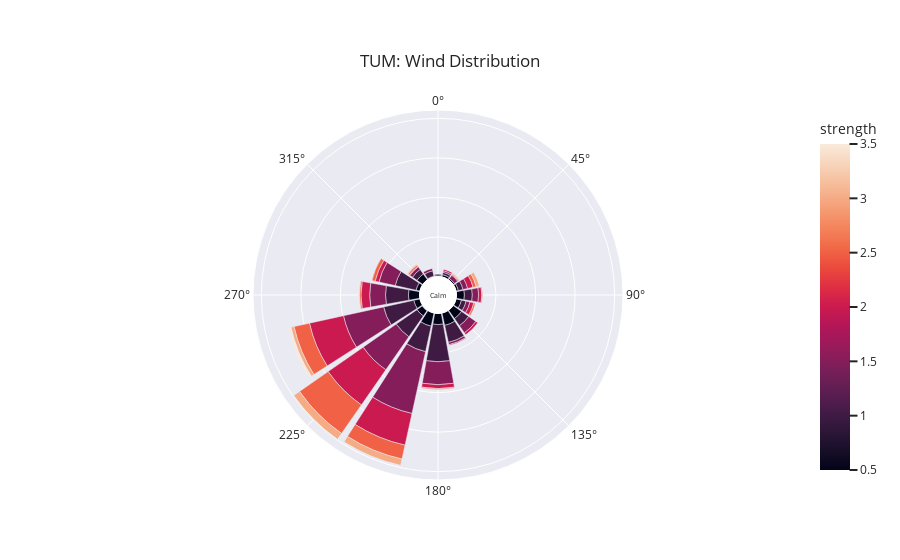
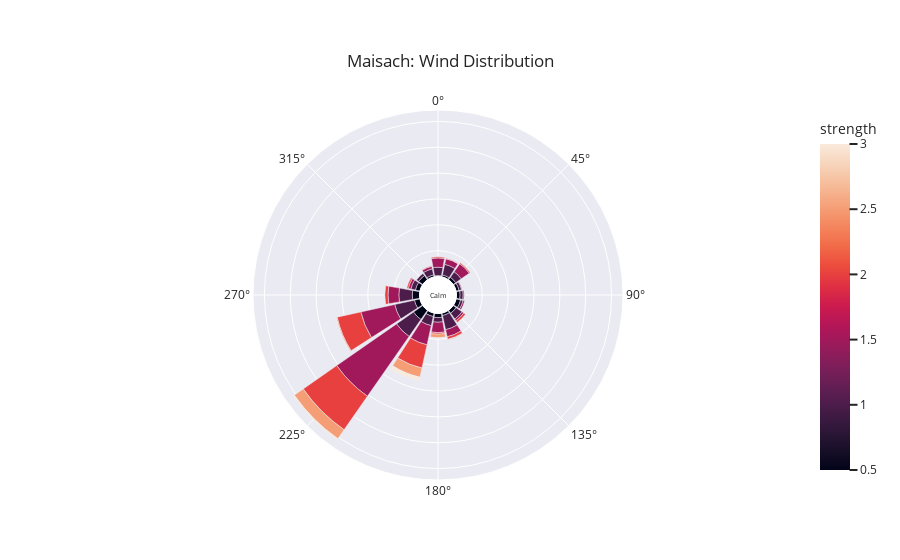
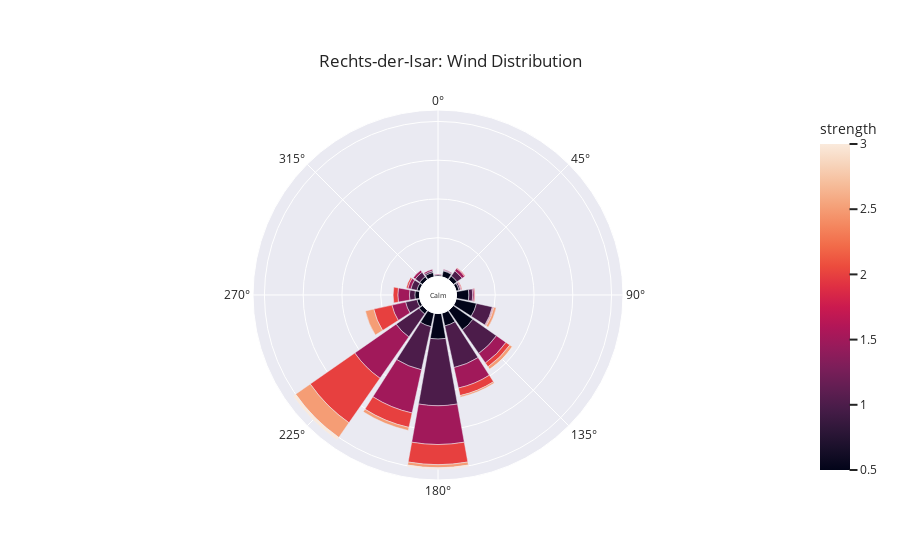
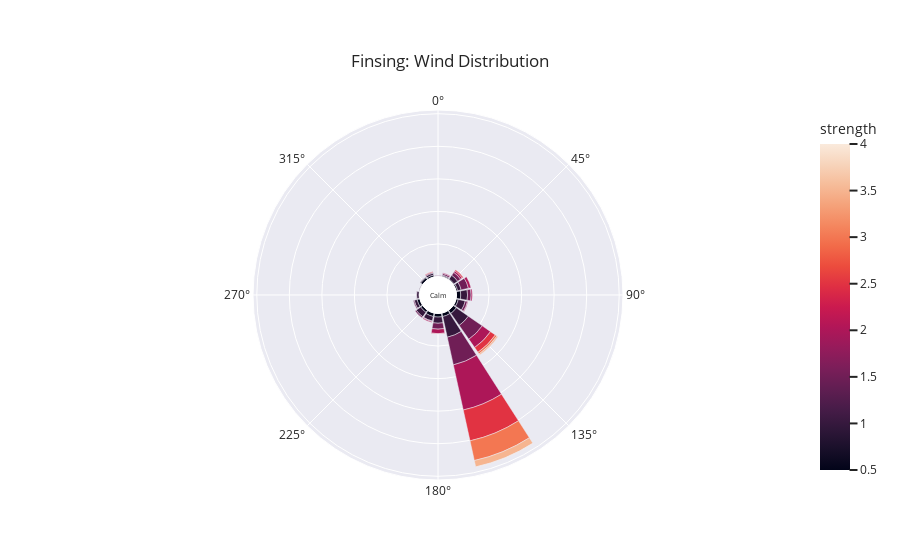

Notebook code for these charts, in order:
### Code cell
# plot wind at 3m pole inlet
plot_wind_rose(df,6, 'TUM')
# Maisach
plot_wind_rose(df,1, 'Maisach')
# Rechts-der-Isar
plot_wind_rose(df,2, 'Rechts-der-Isar')
# Finsing
plot_wind_rose(df,15, 'Finsing')
# Großhadern
plot_wind_rose(df,4, 'Großhadern')
# Großhadern
plot_wind_rose(df,5, 'Pasing')
# Feldkirchen
plot_wind_rose(df,7, 'Feldkirchen')
# Taufkirchen
plot_wind_rose(df,8, 'Taufkirchen')
# Finsing
plot_wind_rose(df,14, 'DLR')

### Figure 1 — Plotly figure (JSON) as saved in the notebook; plotly's stock layout.template omitted (floating-point values rounded to 4 significant figures)
{"data": [{"hovertemplate": "count=%{r}<br>cardinal_direction=%{theta}<br>strength=%{marker.color}<extra></extra>", "legendgroup": "", "marker": {"color": [null, 0.5, 0.5, 0.5, 0.5, 0.5, 0.5, 0.5, 0.5, 0.5, 0.5, 0.5, 0.5, 0.5, 0.5, 0.5, 0.5, 1, 1, 1, 1, 1, 1, 1, 1, 1, 1, 1, 1, 1, 1, 1, 1.5, 1.5, 1.5, 1.5, 1.5, 1.5, 1.5, 1.5, 1.5, 1.5, 1.5, 1.5, 1.5, 1.5, 1.5, 2, 2, 2, 2, 2, 2, 2, 2, 2, 2, 2, 2, 2, 2, 2.5, 2.5, 2.5, 2.5, 2.5, 2.5, 2.5, 2.5, 2.5, 2.5, 2.5, 3, 3, 3, 3, 3, 3, 3, 3.5, 3.5, 3.5], "coloraxis": "coloraxis", "pattern": {"shape": ""}}, "name": "", "r": [1, 7, 2, 8, 1, 10, 16, 3, 2, 14, 8, 9, 17, 13, 3, 5, 14, 10, 47, 29, 32, 33, 1, 39, 6, 7, 3, 11, 7, 6, 27, 22, 52, 29, 4, 3, 5, 20, 80, 5, 8, 2, 51, 21, 6, 11, 3, 1, 54, 5, 41, 1, 44, 5, 2, 3, 11, 4, 7, 1, 5, 4, 4, 2, 44, 1, 20, 1, 2, 18, 1, 2, 4, 1, 9, 4, 1, 1, 8, 1, 3, 1], "showlegend": false, "subplot": "polar", "theta": [225, 112.5, 45, 247.5, 337.5, 90, 157.5, 22.5, 0, 270, 225, 315, 202.5, 135, 67.5, 292.5, 180, 90, 180, 270, 225, 202.5, 0, 247.5, 112.5, 337.5, 22.5, 135, 315, 67.5, 292.5, 157.5, 247.5, 180, 315, 157.5, 112.5, 270, 202.5, 45, 90, 22.5, 225, 292.5, 67.5, 135, 337.5, 315, 225, 112.5, 202.5, 45, 247.5, 180, 22.5, 135, 270, 90, 67.5, 157.5, 292.5, 67.5, 292.5, 270, 225, 45, 247.5, 180, 112.5, 202.5, 90, 315, 67.5, 45, 225, 247.5, 270, 315, 202.5, 225, 247.5, 270], "type": "barpolar"}], "layout": {"annotations": [{"font": {"size": 7}, "showarrow": false, "text": "Calm", "x": 0.5, "y": 0.5}], "barmode": "relative", "coloraxis": {"colorbar": {"title": {"text": "strength"}}, "colorscale": [[0, "rgb(2,4,25)"], [0.0625, "rgb(24,15,41)"], [0.125, "rgb(47,23,57)"], [0.1875, "rgb(71,28,72)"], [0.25, "rgb(97,30,82)"], [0.3125, "rgb(123,30,89)"], [0.375, "rgb(150,27,91)"], [0.4375, "rgb(177,22,88)"], [0.5, "rgb(203,26,79)"], [0.5625, "rgb(223,47,67)"], [0.625, "rgb(236,76,61)"], [0.6875, "rgb(242,107,73)"], [0.75, "rgb(244,135,95)"], [0.8125, "rgb(245,162,122)"], [0.875, "rgb(246,188,153)"], [0.9375, "rgb(247,212,187)"], [1, "rgb(250,234,220)"]]}, "legend": {"font": {"size": 14}, "orientation": "h", "tracegroupgap": 0, "x": 0.5, "xanchor": "center", "y": -0.1, "yanchor": "middle"}, "margin": {"t": 110}, "polar": {"angularaxis": {"direction": "clockwise", "rotation": 90}, "domain": {"x": [0, 1], "y": [0, 1]}, "hole": 0.1, "radialaxis": {"linewidth": 0, "showticklabels": false, "ticks": ""}}, "title": {"text": "TUM: Wind Distribution", "xanchor": "center", "yanchor": "top"}}}

### Figure 2 — Plotly figure (JSON) as saved in the notebook; plotly's stock layout.template omitted (floating-point values rounded to 4 significant figures)
{"data": [{"hovertemplate": "count=%{r}<br>cardinal_direction=%{theta}<br>strength=%{marker.color}<extra></extra>", "legendgroup": "", "marker": {"color": [0.5, 0.5, 0.5, 0.5, 0.5, 0.5, 0.5, 0.5, 0.5, 0.5, 0.5, 0.5, 0.5, 0.5, 0.5, 0.5, 1, 1, 1, 1, 1, 1, 1, 1, 1, 1, 1, 1, 1, 1, 1, 1, 1.5, 1.5, 1.5, 1.5, 1.5, 1.5, 1.5, 1.5, 1.5, 1.5, 1.5, 1.5, 1.5, 1.5, 1.5, 2, 2, 2, 2, 2, 2, 2, 2, 2, 2, 2, 2, 2.5, 2.5, 2.5, 2.5, 2.5, 3, 3, 3, 3], "coloraxis": "coloraxis", "pattern": {"shape": ""}}, "name": "", "r": [10, 4, 7, 14, 7, 2, 9, 5, 7, 22, 8, 6, 4, 6, 9, 11, 6, 5, 14, 40, 12, 39, 13, 21, 16, 9, 9, 5, 26, 18, 5, 28, 5, 3, 1, 4, 14, 141, 11, 19, 5, 21, 38, 20, 67, 18, 2, 1, 3, 47, 79, 6, 3, 1, 2, 2, 5, 4, 46, 2, 21, 7, 18, 1, 1, 1, 3, 7], "showlegend": false, "subplot": "polar", "theta": [315, 22.5, 135, 270, 202.5, 0, 292.5, 157.5, 90, 225, 180, 67.5, 337.5, 45, 112.5, 247.5, 90, 67.5, 135, 225, 337.5, 247.5, 45, 22.5, 0, 180, 292.5, 315, 270, 202.5, 112.5, 157.5, 292.5, 112.5, 67.5, 135, 157.5, 225, 22.5, 45, 337.5, 270, 202.5, 180, 247.5, 0, 90, 337.5, 180, 247.5, 225, 270, 292.5, 22.5, 0, 45, 157.5, 135, 202.5, 247.5, 225, 180, 202.5, 157.5, 247.5, 180, 225, 202.5], "type": "barpolar"}], "layout": {"annotations": [{"font": {"size": 7}, "showarrow": false, "text": "Calm", "x": 0.5, "y": 0.5}], "barmode": "relative", "coloraxis": {"colorbar": {"title": {"text": "strength"}}, "colorscale": [[0, "rgb(2,4,25)"], [0.0625, "rgb(24,15,41)"], [0.125, "rgb(47,23,57)"], [0.1875, "rgb(71,28,72)"], [0.25, "rgb(97,30,82)"], [0.3125, "rgb(123,30,89)"], [0.375, "rgb(150,27,91)"], [0.4375, "rgb(177,22,88)"], [0.5, "rgb(203,26,79)"], [0.5625, "rgb(223,47,67)"], [0.625, "rgb(236,76,61)"], [0.6875, "rgb(242,107,73)"], [0.75, "rgb(244,135,95)"], [0.8125, "rgb(245,162,122)"], [0.875, "rgb(246,188,153)"], [0.9375, "rgb(247,212,187)"], [1, "rgb(250,234,220)"]]}, "legend": {"font": {"size": 14}, "orientation": "h", "tracegroupgap": 0, "x": 0.5, "xanchor": "center", "y": -0.1, "yanchor": "middle"}, "margin": {"t": 110}, "polar": {"angularaxis": {"direction": "clockwise", "rotation": 90}, "domain": {"x": [0, 1], "y": [0, 1]}, "hole": 0.1, "radialaxis": {"linewidth": 0, "showticklabels": false, "ticks": ""}}, "title": {"text": "Maisach: Wind Distribution", "xanchor": "center", "yanchor": "top"}}}

### Figure 3 — Plotly figure (JSON) as saved in the notebook; plotly's stock layout.template omitted (floating-point values rounded to 4 significant figures)
{"data": [{"hovertemplate": "count=%{r}<br>cardinal_direction=%{theta}<br>strength=%{marker.color}<extra></extra>", "legendgroup": "", "marker": {"color": [0.5, 0.5, 0.5, 0.5, 0.5, 0.5, 0.5, 0.5, 0.5, 0.5, 0.5, 0.5, 0.5, 0.5, 0.5, 0.5, 1, 1, 1, 1, 1, 1, 1, 1, 1, 1, 1, 1, 1, 1, 1, 1.5, 1.5, 1.5, 1.5, 1.5, 1.5, 1.5, 1.5, 1.5, 1.5, 1.5, 1.5, 1.5, 1.5, 1.5, 1.5, 2, 2, 2, 2, 2, 2, 2, 2, 2, 2, 2, 2, 2.5, 2.5, 2.5, 2.5, 2.5, 2.5, 2.5, 3, 3, 3], "coloraxis": "coloraxis", "pattern": {"shape": ""}}, "name": "", "r": [6, 16, 8, 18, 6, 4, 4, 2, 33, 5, 27, 6, 6, 4, 17, 31, 8, 36, 55, 1, 86, 2, 57, 7, 8, 5, 15, 21, 37, 2, 7, 2, 3, 4, 2, 1, 65, 1, 57, 1, 27, 50, 4, 15, 1, 15, 18, 24, 6, 1, 1, 70, 1, 19, 1, 6, 2, 10, 26, 4, 3, 4, 11, 4, 23, 2, 2, 4, 1], "showlegend": false, "subplot": "polar", "theta": [337.5, 90, 22.5, 202.5, 225, 247.5, 292.5, 0, 180, 315, 112.5, 45, 270, 67.5, 157.5, 135, 45, 225, 157.5, 22.5, 180, 67.5, 202.5, 270, 292.5, 90, 247.5, 112.5, 135, 337.5, 315, 337.5, 315, 292.5, 90, 0, 225, 22.5, 202.5, 112.5, 157.5, 180, 45, 270, 67.5, 135, 247.5, 247.5, 135, 45, 67.5, 225, 90, 202.5, 112.5, 270, 292.5, 157.5, 180, 135, 112.5, 180, 247.5, 202.5, 225, 157.5, 180, 225, 135], "type": "barpolar"}], "layout": {"annotations": [{"font": {"size": 7}, "showarrow": false, "text": "Calm", "x": 0.5, "y": 0.5}], "barmode": "relative", "coloraxis": {"colorbar": {"title": {"text": "strength"}}, "colorscale": [[0, "rgb(2,4,25)"], [0.0625, "rgb(24,15,41)"], [0.125, "rgb(47,23,57)"], [0.1875, "rgb(71,28,72)"], [0.25, "rgb(97,30,82)"], [0.3125, "rgb(123,30,89)"], [0.375, "rgb(150,27,91)"], [0.4375, "rgb(177,22,88)"], [0.5, "rgb(203,26,79)"], [0.5625, "rgb(223,47,67)"], [0.625, "rgb(236,76,61)"], [0.6875, "rgb(242,107,73)"], [0.75, "rgb(244,135,95)"], [0.8125, "rgb(245,162,122)"], [0.875, "rgb(246,188,153)"], [0.9375, "rgb(247,212,187)"], [1, "rgb(250,234,220)"]]}, "legend": {"font": {"size": 14}, "orientation": "h", "tracegroupgap": 0, "x": 0.5, "xanchor": "center", "y": -0.1, "yanchor": "middle"}, "margin": {"t": 110}, "polar": {"angularaxis": {"direction": "clockwise", "rotation": 90}, "domain": {"x": [0, 1], "y": [0, 1]}, "hole": 0.1, "radialaxis": {"linewidth": 0, "showticklabels": false, "ticks": ""}}, "title": {"text": "Rechts-der-Isar: Wind Distribution", "xanchor": "center", "yanchor": "top"}}}

### Figure 4 — Plotly figure (JSON) as saved in the notebook; plotly's stock layout.template omitted (floating-point values rounded to 4 significant figures)
{"data": [{"hovertemplate": "count=%{r}<br>cardinal_direction=%{theta}<br>strength=%{marker.color}<extra></extra>", "legendgroup": "", "marker": {"color": [0.5, 0.5, 0.5, 0.5, 0.5, 0.5, 0.5, 0.5, 0.5, 0.5, 0.5, 0.5, 0.5, 0.5, 0.5, 1, 1, 1, 1, 1, 1, 1, 1, 1, 1, 1, 1, 1, 1, 1, 1, 1.5, 1.5, 1.5, 1.5, 1.5, 1.5, 1.5, 1.5, 1.5, 1.5, 1.5, 1.5, 1.5, 1.5, 2, 2, 2, 2, 2, 2, 2, 2, 2, 2.5, 2.5, 2.5, 2.5, 2.5, 3, 3, 3.5, 3.5, 4], "coloraxis": "coloraxis", "pattern": {"shape": ""}}, "name": "", "r": [3, 5, 7, 3, 13, 11, 2, 11, 8, 11, 12, 6, 2, 8, 9, 17, 6, 19, 11, 9, 14, 14, 3, 2, 65, 45, 2, 21, 7, 22, 1, 4, 5, 52, 87, 1, 3, 7, 11, 18, 2, 11, 23, 1, 3, 31, 14, 2, 6, 8, 4, 142, 2, 3, 97, 1, 4, 18, 2, 6, 62, 20, 4, 2], "showlegend": false, "subplot": "polar", "theta": [22.5, 67.5, 112.5, 45, 90, 157.5, 270, 202.5, 315, 180, 135, 337.5, 292.5, 225, 247.5, 225, 337.5, 180, 67.5, 247.5, 202.5, 45, 22.5, 0, 157.5, 135, 315, 90, 270, 112.5, 292.5, 225, 22.5, 135, 157.5, 0, 247.5, 112.5, 90, 180, 202.5, 45, 67.5, 270, 337.5, 135, 180, 22.5, 45, 67.5, 90, 157.5, 112.5, 202.5, 157.5, 180, 45, 135, 337.5, 135, 157.5, 157.5, 135, 157.5], "type": "barpolar"}], "layout": {"annotations": [{"font": {"size": 7}, "showarrow": false, "text": "Calm", "x": 0.5, "y": 0.5}], "barmode": "relative", "coloraxis": {"colorbar": {"title": {"text": "strength"}}, "colorscale": [[0, "rgb(2,4,25)"], [0.0625, "rgb(24,15,41)"], [0.125, "rgb(47,23,57)"], [0.1875, "rgb(71,28,72)"], [0.25, "rgb(97,30,82)"], [0.3125, "rgb(123,30,89)"], [0.375, "rgb(150,27,91)"], [0.4375, "rgb(177,22,88)"], [0.5, "rgb(203,26,79)"], [0.5625, "rgb(223,47,67)"], [0.625, "rgb(236,76,61)"], [0.6875, "rgb(242,107,73)"], [0.75, "rgb(244,135,95)"], [0.8125, "rgb(245,162,122)"], [0.875, "rgb(246,188,153)"], [0.9375, "rgb(247,212,187)"], [1, "rgb(250,234,220)"]]}, "legend": {"font": {"size": 14}, "orientation": "h", "tracegroupgap": 0, "x": 0.5, "xanchor": "center", "y": -0.1, "yanchor": "middle"}, "margin": {"t": 110}, "polar": {"angularaxis": {"direction": "clockwise", "rotation": 90}, "domain": {"x": [0, 1], "y": [0, 1]}, "hole": 0.1, "radialaxis": {"linewidth": 0, "showticklabels": false, "ticks": ""}}, "title": {"text": "Finsing: Wind Distribution", "xanchor": "center", "yanchor": "top"}}}
